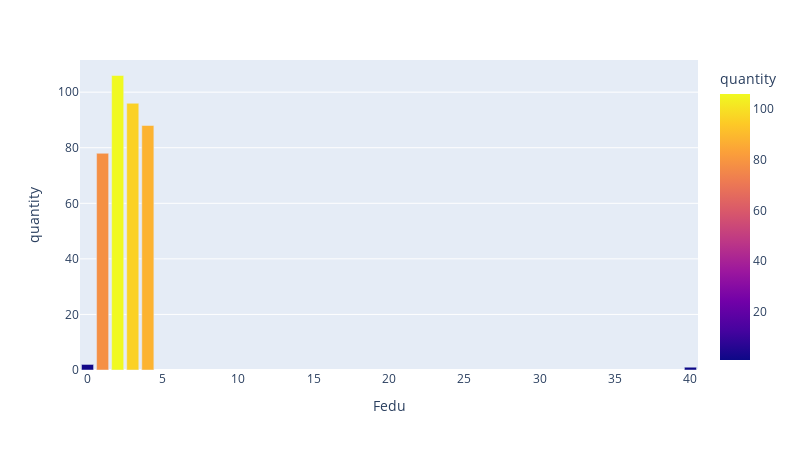

Notebook code cell kept with this figure:
### Markdown cell above
### Колонка Fedu:
Образование отца (0 - нет, 1 - 4 класса, 2 - 5-9 классы, 3 - среднее специальное или 11 классов, 4 - высшее)

### Code cell
ColumnInfo(data.Fedu)

### Figure 1 — Plotly figure (JSON) as saved in the notebook; plotly's stock layout.template omitted (floating-point values rounded to 4 significant figures)
{"data": [{"alignmentgroup": "True", "hovertemplate": "Fedu=%{x}<br>quantity=%{marker.color}<extra></extra>", "legendgroup": "", "marker": {"color": [106, 96, 88, 78, 2, 1], "coloraxis": "coloraxis"}, "name": "", "offsetgroup": "", "orientation": "v", "showlegend": false, "textposition": "auto", "type": "bar", "x": [2, 3, 4, 1, 0, 40], "xaxis": "x", "y": [106, 96, 88, 78, 2, 1], "yaxis": "y"}], "layout": {"barmode": "relative", "coloraxis": {"colorbar": {"title": {"text": "quantity"}}, "colorscale": [[0, "#0d0887"], [0.1111, "#46039f"], [0.2222, "#7201a8"], [0.3333, "#9c179e"], [0.4444, "#bd3786"], [0.5556, "#d8576b"], [0.6667, "#ed7953"], [0.7778, "#fb9f3a"], [0.8889, "#fdca26"], [1, "#f0f921"]]}, "height": 450, "legend": {"tracegroupgap": 0}, "margin": {"t": 60}, "width": 800, "xaxis": {"anchor": "y", "domain": [0, 1], "title": {"text": "Fedu"}}, "yaxis": {"anchor": "x", "domain": [0, 1], "title": {"text": "quantity"}}}}
